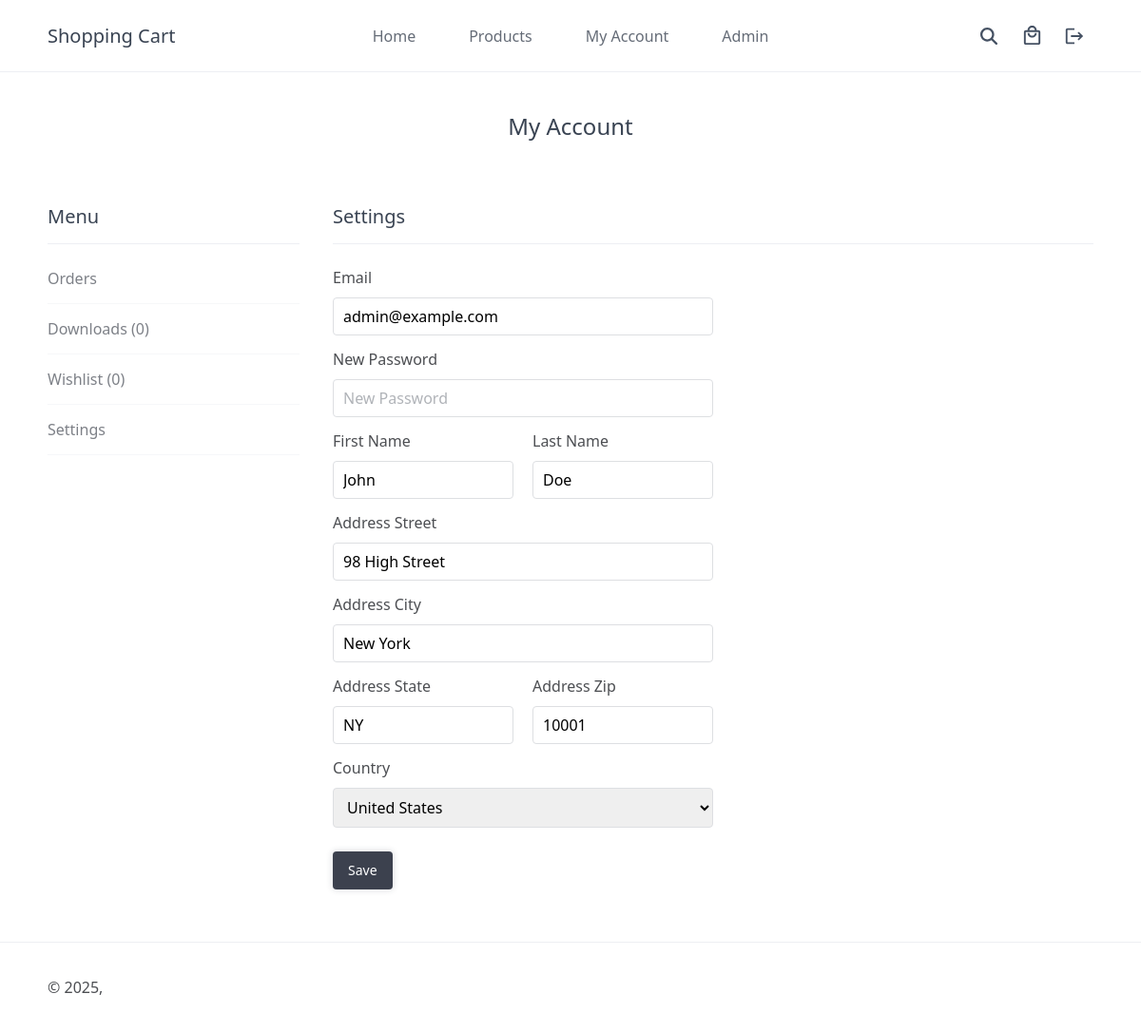
The page /index.php?page=myaccount&tab=settings (signed in) on the database its author committed.
### tables this page shows
CREATE TABLE IF NOT EXISTS `accounts` (
  `id` int(11) NOT NULL AUTO_INCREMENT,
  `email` varchar(255) NOT NULL,
  `password` varchar(255) NOT NULL,
  `role` enum('Member','Admin') NOT NULL DEFAULT 'Member',
  `first_name` varchar(100) NOT NULL,
  `last_name` varchar(100) NOT NULL,
  `address_street` varchar(255) NOT NULL,
  `address_city` varchar(100) NOT NULL,
  `address_state` varchar(100) NOT NULL,
  `address_zip` varchar(50) NOT NULL,
  `address_country` varchar(100) NOT NULL,
  `registered` datetime NOT NULL DEFAULT current_timestamp(),
  `reset_code` varchar(255) DEFAULT NULL,
  PRIMARY KEY (`id`)
);

### myaccount.php (the view, shortened to what this page needs)
<?php
$register_error = '';
$tab = isset($_GET['tab']) ? $_GET['tab'] : 'orders';
if (isset($_SESSION['account_loggedin'])) {
    $date = isset($_GET['date']) ? $_GET['date'] : 'all';
    $date_sql = '';
    $status = isset($_GET['status']) ? $_GET['status'] : 'all';
    $status_sql = '';
    $stmt = $pdo->prepare('SELECT * FROM transactions  WHERE account_id = :account_id ' . $date_sql . ' ' . $status_sql . ' ORDER BY created DESC');
    $params = [ 'account_id' => $_SESSION['account_id'] ];
    $stmt->execute($params);
    $transactions = $stmt->fetchAll(PDO::FETCH_ASSOC);
    $stmt = $pdo->prepare('SELECT
        p.title,
        p.id AS product_id,
        t.txn_id,
        t.payment_status,
        t.created AS transaction_date,
        ti.item_price AS price,
        ti.item_quantity AS quantity,
        ti.item_id,
        ti.item_options,
        (SELECT m.full_path FROM product_media_map pm JOIN product_media m ON m.id = pm.media_id WHERE pm.product_id = p.id ORDER BY pm.position ASC LIMIT 1) AS img
        FROM transactions t
        JOIN transaction_items ti ON ti.txn_id = t.txn_id
        JOIN accounts a ON a.id = t.account_id
        JOIN products p ON p.id = ti.item_id
        WHERE t.account_id = ?
        ORDER BY t.created DESC');
    $stmt->execute([ $_SESSION['account_id'] ]);
    $transactions_items = $stmt->fetchAll(PDO::FETCH_ASSOC);
    $downloads = [];
    $stmt = $pdo->prepare('SELECT * FROM accounts WHERE id = ?');
    $stmt->execute([ $_SESSION['account_id'] ]);
    $account = $stmt->fetch(PDO::FETCH_ASSOC);
    $stmt = $pdo->prepare('SELECT COUNT(*) FROM wishlist WHERE account_id = ?');
    $stmt->execute([ $_SESSION['account_id'] ]);
    $wishlist_count = $stmt->fetchColumn();
}
?>
<?=template_header('My Account')?>
<div class="myaccount content-wrapper">
    <?php if (!isset($_SESSION['account_loggedin'])): ?>
    <div class="login-register">
        <div class="login">
            <h1 class="page-title">Login</h1>
            <form action="<?=url('index.php?page=myaccount')?>" method="post" class="form">
                <label for="email" class="form-label">Email</label>
                <input type="email" name="email" id="email" placeholder="john@example.com" class="form-input expand" required>
                <label for="password" class="form-label-3">Password<a href="<?=url('index.php?page=forgotpassword')?>" class="form-link">Forgot password?</a></label>
                <input type="password" name="password" id="password" placeholder="Password" class="form-input expand" required>
                <button name="login" type="submit" class="btn">Login</button>
            </form>
            <?php if ($error): ?>
            <p class="error pad-top-2"><?=$error?></p>
            <?php endif; ?>
        </div>
        <div class="register">
            <h1 class="page-title">Register</h1>
            <form action="<?=url('index.php?page=myaccount')?>" method="post" autocomplete="off" class="form">
                <label for="remail" class="form-label">Email</label>
                <input type="email" name="email" id="remail" placeholder="john@example.com" required class="form-input expand">
                <label for="rpassword" class="form-label">Password</label>
                <input type="password" name="password" id="rpassword" placeholder="Password" required class="form-input expand" autocomplete="new-password">
                <label for="cpassword" class="form-label">Confirm Password</label>
                <input type="password" name="cpassword" id="cpassword" placeholder="Confirm Password" required class="form-input expand" autocomplete="new-password">
                <button name="register" type="submit" class="btn">Register</button>
            </form>
            <?php if ($register_error): ?>
            <p class="error pad-top-2"><?=$register_error?></p>
            <?php endif; ?>
        </div>
    </div>
    <?php else: ?>
    <h1 class="page-title">My Account</h1>
    <div class="menu">
        <h2>Menu</h2>
        <div class="menu-items">
            <a href="<?=url('index.php?page=myaccount')?>">Orders</a>
            <a href="<?=url('index.php?page=myaccount&tab=downloads')?>">Downloads (<?=count($downloads)?>)</a>
            <a href="<?=url('index.php?page=myaccount&tab=wishlist')?>">Wishlist (<?=$wishlist_count?>)</a>
            <a href="<?=url('index.php?page=myaccount&tab=settings')?>">Settings</a>
        </div>
    </div>
    <?php if ($tab == 'orders'): ?>
    <div class="myorders">
        <h2>My Orders</h2>
        <form action="<?=url('index.php?page=myaccount')?>" method="get" class="form pad-top-2">
            <?php if (!rewrite_url): ?>
            <input type="hidden" name="page" value="myaccount">
            <input type="hidden" name="tab" value="orders">
            <?php endif; ?>
            <label class="form-select mar-right-2" for="status">
                Status:
                <select name="status" id="status" onchange="this.form.submit()">
                    <option value="all"<?=($status == 'all' ? ' selected' : '')?>>All Orders</option>
                    <option value="Completed"<?=$status=='Completed'?' selected':''?>>Completed</option>
                    <option value="Pending"<?=$status=='Pending'?' selected':''?>>Pending</option>
                    <option value="Failed"<?=$status=='Failed'?' selected':''?>>Failed</option>
                    <option value="Cancelled"<?=$status=='Cancelled'?' selected':''?>>Cancelled</option>
                    <option value="Refunded"<?=$status=='Refunded'?' selected':''?>>Refunded</option>
                    <option value="Shipped"<?=$status=='Shipped'?' selected':''?>>Shipped</option>
                    <option value="Subscribed"<?=$status=='Subscribed'?' selected':''?>>Subscribed</option>
                    <option value="Unsubscribed"<?=$status=='Unsubscribed'?' selected':''?>>Unsubscribed</option>
                </select>
            </label>
            <label class="form-select" for="date">
                Date:
                <select name="date" id="date" onchange="this.form.submit()">
                    <option value="all"<?=($date == 'all' ? ' selected' : '')?>>All Time</option>
                    <option value="last30days"<?=($date == 'last30days' ? ' selected' : '')?>>Last 30 Days</option>
                    <option value="last6months"<?=($date == 'last6months' ? ' selected' : '')?>>Last 6 Months</option>
                    <option value="year<?=date('Y')?>"<?=($date == 'year' . date('Y') ? ' selected' : '')?>><?=date('Y')?></option>
                    <option value="year<?=date('Y')-1?>"<?=($date == 'year' . (date('Y')-1) ? ' selected' : '')?>><?=date('Y')-1?></option>
                    <option value="year<?=date('Y')-2?>"<?=($date == 'year' . (date('Y')-2) ? ' selected' : '')?>><?=date('Y')-2?></option>
                </select>
            </label>
        </form>
        <?php if (empty($transactions)): ?>
        <p class="pad-y-5">You have no orders.</p>
        <?php endif; ?>
        <?php foreach ($transactions as $transaction): ?>
        <div class="order">
            <div class="order-header">
                <div>
                    <div><span>Order</span># <?=$transaction['id']?></div>
                    <div class="rhide"><span>Date</span><?=date('F j, Y', strtotime($transaction['created']))?></div>
                    <div><span>Status</span><?=$transaction['payment_status']?></div>
                </div>
                <div>
                    <div class="rhide"><span>Shipping</span><?=currency_code?><?=num_format($transaction['shipping_amount'],2)?></div>
                    <div><span>Total</span><?=currency_code?><?=num_format($transaction['payment_amount'],2)?></div>
                </div>
            </div>
            <div class="order-items">
                <table>
                    <tbody>
                        <?php foreach ($transactions_items as $transaction_item): ?>
                        <?php if ($transaction_item['txn_id'] != $transaction['txn_id']) continue; ?>
                        <tr>
                            <td class="img">
                                <?php if (!empty($transaction_item['img']) && file_exists($transaction_item['img'])): ?>
                                <img src="<?=base_url?><?=$transaction_item['img']?>" width="50" height="50" alt="<?=$transaction_item['title']?>">
                                <?php endif; ?>
                            </td>
                            <td class="name">
                                <?=$transaction_item['quantity']?> x <?=$transaction_item['title']?><br>
                                <?php if ($transaction_item['item_options']): ?>
                                <span class="options"><?=str_replace(',', '<br>', htmlspecialchars($transaction_item['item_options'], ENT_QUOTES))?></span>
                                <?php endif; ?>
                            </td>
                            <td class="price"><?=currency_code?><?=num_format($transaction_item['price'] * $transaction_item['quantity'],2)?></td>
                        </tr>
                        <?php endforeach; ?>
                    </tbody>
                </table>
            </div>
        </div>
        <?php endforeach; ?>
    </div>
    <?php elseif ($tab == 'settings'): ?>
    <div class="settings">
        <h2>Settings</h2>
        <form action="<?=url('index.php?page=myaccount&tab=settings')?>" method="post" class="form">
            <label for="email" class="form-label">Email</label>
            <input id="email" type="email" name="email" placeholder="Email" value="<?=htmlspecialchars($account['email'], ENT_QUOTES)?>" class="form-input expand" required>
            <label for="password" class="form-label">New Password</label>
            <input type="password" id="password" name="password" placeholder="New Password" value="" autocomplete="new-password" class="form-input expand">
            <div class="form-group">
                <div class="col pad-right-2">
                    <label for="first_name" class="form-label">First Name</label>
                    <input id="first_name" type="text" name="first_name" placeholder="Joe" value="<?=htmlspecialchars($account['first_name'], ENT_QUOTES)?>" class="form-input expand">
                </div>
                <div class="col pad-left-2">
                    <label for="last_name" class="form-label">Last Name</label>
                     <input id="last_name" type="text" name="last_name" placeholder="Bloggs" value="<?=htmlspecialchars($account['last_name'], ENT_QUOTES)?>" class="form-input expand">
                </div>
            </div>
            <label for="address_street" class="form-label">Address Street</label>
            <input id="address_street" type="text" name="address_street" placeholder="24 High Street" value="<?=htmlspecialchars($account['address_street'], ENT_QUOTES)?>" class="form-input expand">
            <label for="address_city" class="form-label">Address City</label>
            <input id="address_city" type="text" name="address_city" placeholder="New York" value="<?=htmlspecialchars($account['address_city'], ENT_QUOTES)?>" class="form-input expand">
            <div class="form-group">
                <div class="col pad-right-2">
                    <label for="address_state" class="form-label">Address State</label>
                    <input id="address_state" type="text" name="address_state" placeholder="NY" value="<?=htmlspecialchars($account['address_state'], ENT_QUOTES)?>" class="form-input expand">
                </div>
                <div class="col pad-left-2">
                    <label for="address_zip" class="form-label">Address Zip</label>
                    <input id="address_zip" type="text" name="address_zip" placeholder="10001" value="<?=htmlspecialchars($account['address_zip'], ENT_QUOTES)?>" class="form-input expand">
                </div>
            </div>
            <label for="address_country" class="form-label">Country</label>
            <select id="address_country" name="address_country" required class="form-input expand">
                <?php foreach(get_countries() as $country): ?>
                <option value="<?=$country?>"<?=$country==$account['address_country']?' selected':''?>><?=$country?></option>
                <?php endforeach; ?>
            </select>
            <button name="save_details" type="submit" class="btn">Save</button>
        </form>
    </div>
    <?php endif; ?>
    <?php endif; ?>
</div>
<?=template_footer()?>

### style.css (style rules this page uses)
* { box-sizing: border-box; font-family: system-ui, "Segoe UI", Roboto, Helvetica, Arial, sans-serif, "Apple Color Emoji", "Segoe UI Emoji", "Segoe UI Symbol"; font-size: 16px; }
html { height: 100%; }
body { position: relative; min-height: 100%; color: #4c4e52; background-color: #FFFFFF; margin: 0; padding-bottom: 100px; }
h1, h2, h3, h4, h5 { color: #394352; }
.content-wrapper { width: 100%; max-width: 1100px; margin: 0 auto; }
main .page-title { display: block; font-weight: normal; margin: 0; padding: 40px 0 50px 0; font-size: 24px; text-align: center; width: 100%; }
main .myaccount { display: flex; flex-flow: wrap; }
main .myaccount .menu { padding-right: 35px; width: 300px; }
main .myaccount .menu a { display: block; text-decoration: none; color: #7d8087; padding: 15px 0; border-bottom: 1px solid #f6f7f9; }
main .myaccount .myorders, main .myaccount .mydownloads, main .myaccount .settings, main .myaccount .wishlist { flex: 1; padding-bottom: 50px; }
main .myaccount .settings form { max-width: 400px; }
main .myaccount .settings form .btn { margin-top: 25px; }
main .myaccount h2 { width: 100%; font-weight: normal; font-size: 20px; padding: 15px 0; margin: 0 0 10px 0; border-bottom: 1px solid #edeff3; }
.btn { display: inline-flex; justify-content: center; align-items: center; text-decoration: none; background-color: #3c414e; border: 0; color: #FFFFFF; padding: 0 16px; font-size: 14px; line-height: 14px; font-weight: 500; height: 40px; border-radius: 4px; box-shadow: 0px 0px 6px 1px rgba(45, 54, 68, 0.15); cursor: pointer; }
.form .form-group { display: flex; position: relative; justify-content: space-between; align-items: center; width: 100%; }
.form .form-group .col { width: 100%; }
.form .form-label { display: block; padding: 14px 0 10px 0; }
.form .form-input { padding: 8px 10px; border: 1px solid #dddfe2; border-radius: 4px; }
.form .form-input::placeholder { color: #b0b3b8; }
.form .form-input.expand { width: 100%; }
.pad-left-2 { padding-left: 10px; }
.pad-right-2 { padding-right: 10px; }

### rows shown on the page
accounts: email "admin@example.com", first_name "John", last_name "Doe", address_street "98 High Street", address_city "New York", address_state "NY", address_zip "10001", address_country "United States"

### other values the page prints
site_name "Shopping Cart"
count($downloads) "0"
$wishlist_count "0"
